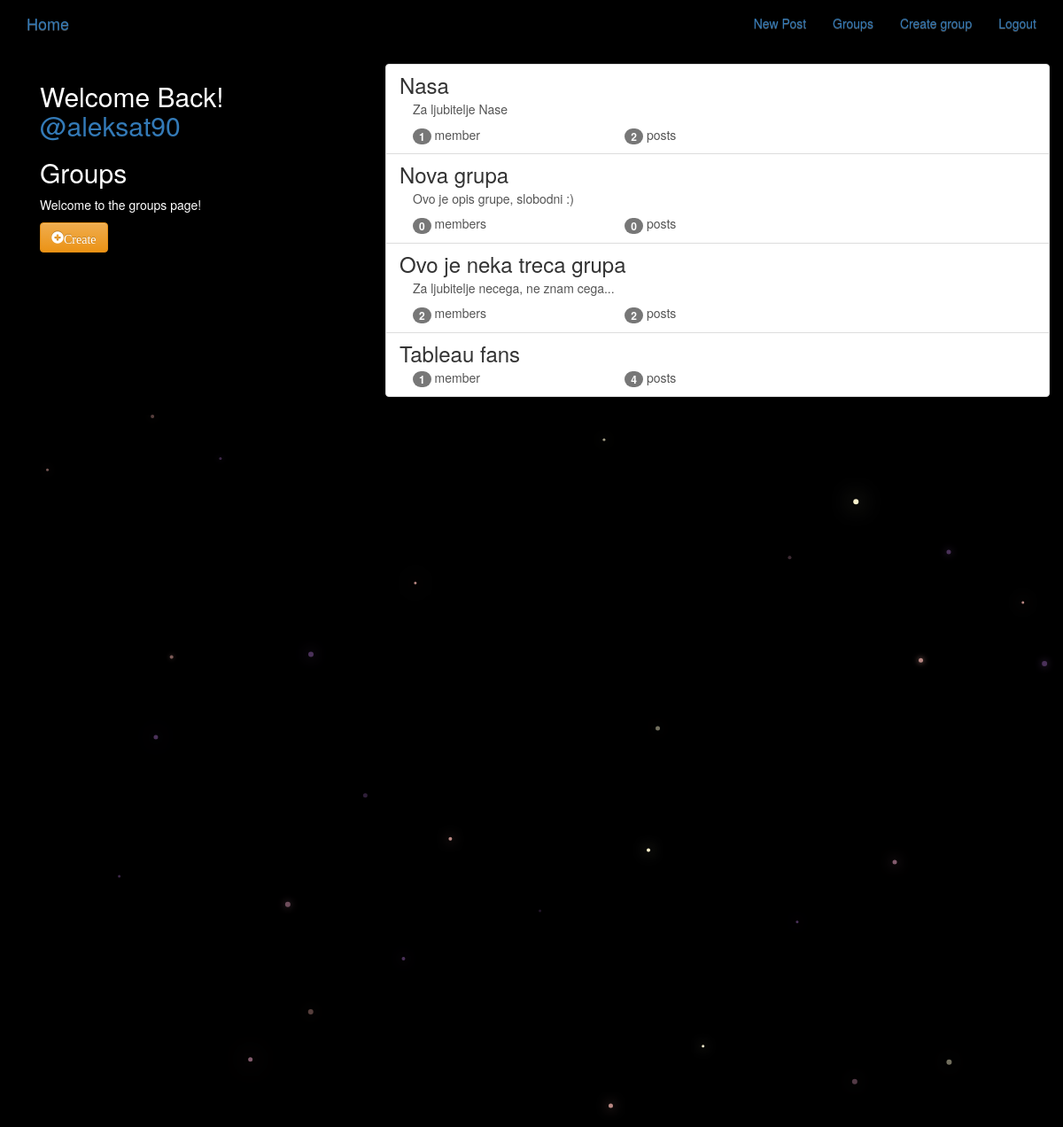
Screenshot of /groups/ (signed in) with the database file from the repository.
### groups/models.py (models this page shows, shortened)
class Group(models.Model):
    name = models.CharField(max_length=255, unique=True)
    slug = models.SlugField(allow_unicode=True, unique=True)
    description = models.TextField(blank=True, default = '')
    description_html = models.TextField(editable=False, default='',blank=True)
    members = models.ManyToManyField(User, through = 'GroupMember')
    class Meta:
        ordering = ['name']

### groups/views.py (the view)
class ListGroups(generic.ListView):
    model = Group

### groups/templates/groups/group_list.html
{% extends "groups/group_base.html" %}
{% block pregroup%}
  <div class="col-md-4">
    <div class="content">
      {%if user.is_authenticated %}
      <h2>Welcome Back!
        <a href="{% url 'posts:for_user' username=user.username%}">
          @{{user.username}}
        </a>
      </h2>
      {%endif%}
      <h2>Groups</h2>
      <p>Welcome to the groups page!</p>
    </div>
    {% if user.is_authenticated%}
      <a href="{% url 'groups:create' %}" class="btn btn-md btn-fill btn-warning">
        <span class="glyphicon glyphicon-plus-sign">Create</span>
      </a>
    {%endif%}
  </div>
{% endblock%}
{%block group_content%}
  <div class="col-md-8">
    <div class="list-group">
      {%for group in object_list%}
        <a class="list-group-item" href="{% url 'groups:single' slug=group.slug%}">
          <h3 class="title list-group-item-heading">{{group.name}}</h3>
          <div class="list-group-item-text container-fluid">
            {{group.description_html|safe}}
              <div class="row">
                <div class="col-md-4">
                  <span class="badge">{{group.members.count}}</span>
                  member{{group.members.count|pluralize}}
                </div>
                <div class="col-md-4">
                  <span class="badge">{{group.posts.count}}</span>
                  post{{group.posts.count|pluralize}}
                </div>
              </div>
          </div>
        </a>
      {%endfor%}
    </div>
  </div>
{% endblock %}

### static/social_net_site/css/master.css (style rules this page uses)
body { margin: 0; overflow: hidden; background-color: black; color:white; }

### rows the page displays
Group: name "Nasa", description_html "Za ljubitelje Nase", members.count "1", posts.count "2"
Group: name "Nova grupa", description_html "Ovo je opis grupe, slobodni :)", members.count "0", posts.count "0"
Group: name "Ovo je neka treca grupa", description_html "Za ljubitelje necega, ne znam cega...", members.count "2", posts.count "2"
Group: name "Tableau fans", members.count "1", posts.count "4"

### other values shown
{{ user.username }} "aleksat90"
